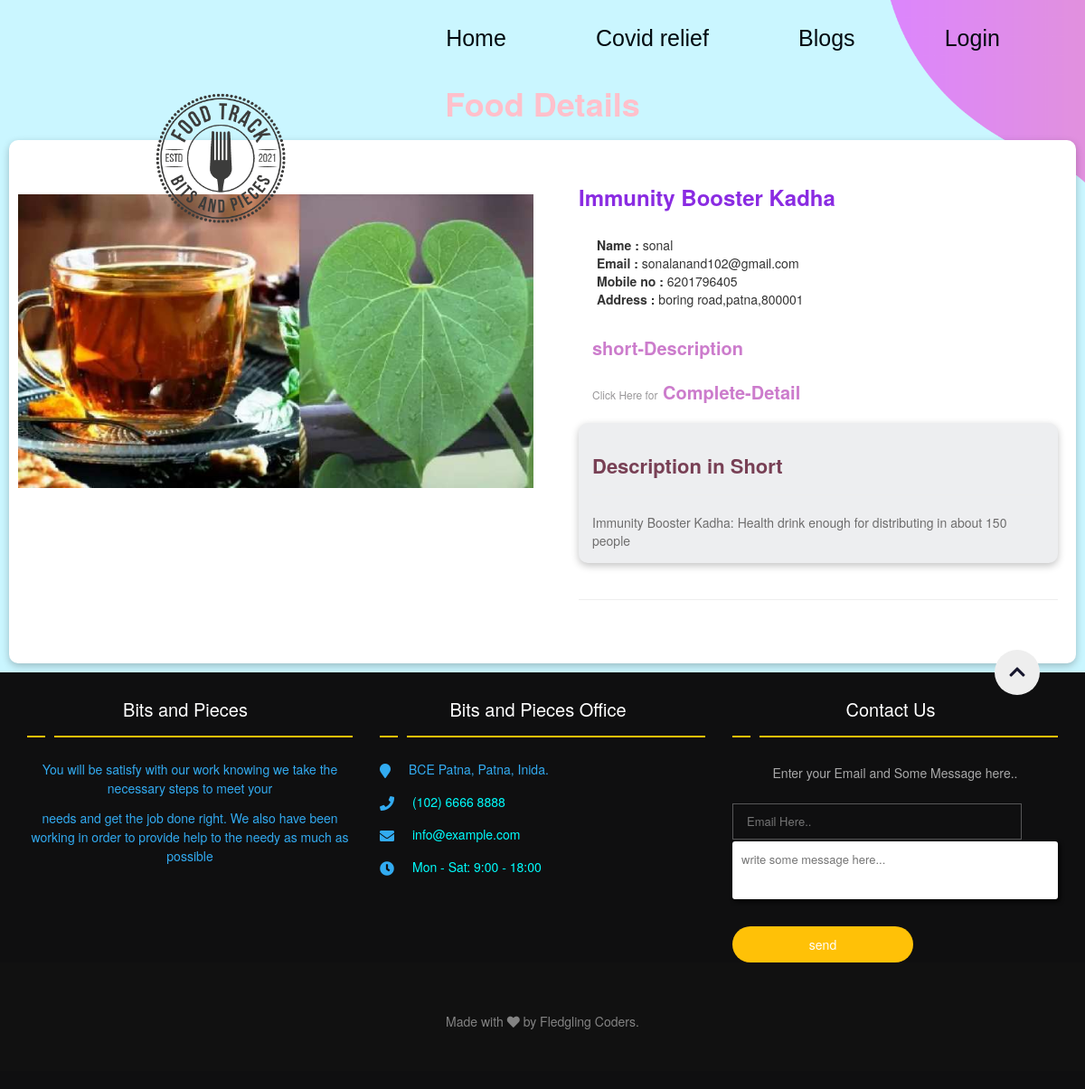
The page /food_details.php?id=7 on the database as committed earlier.
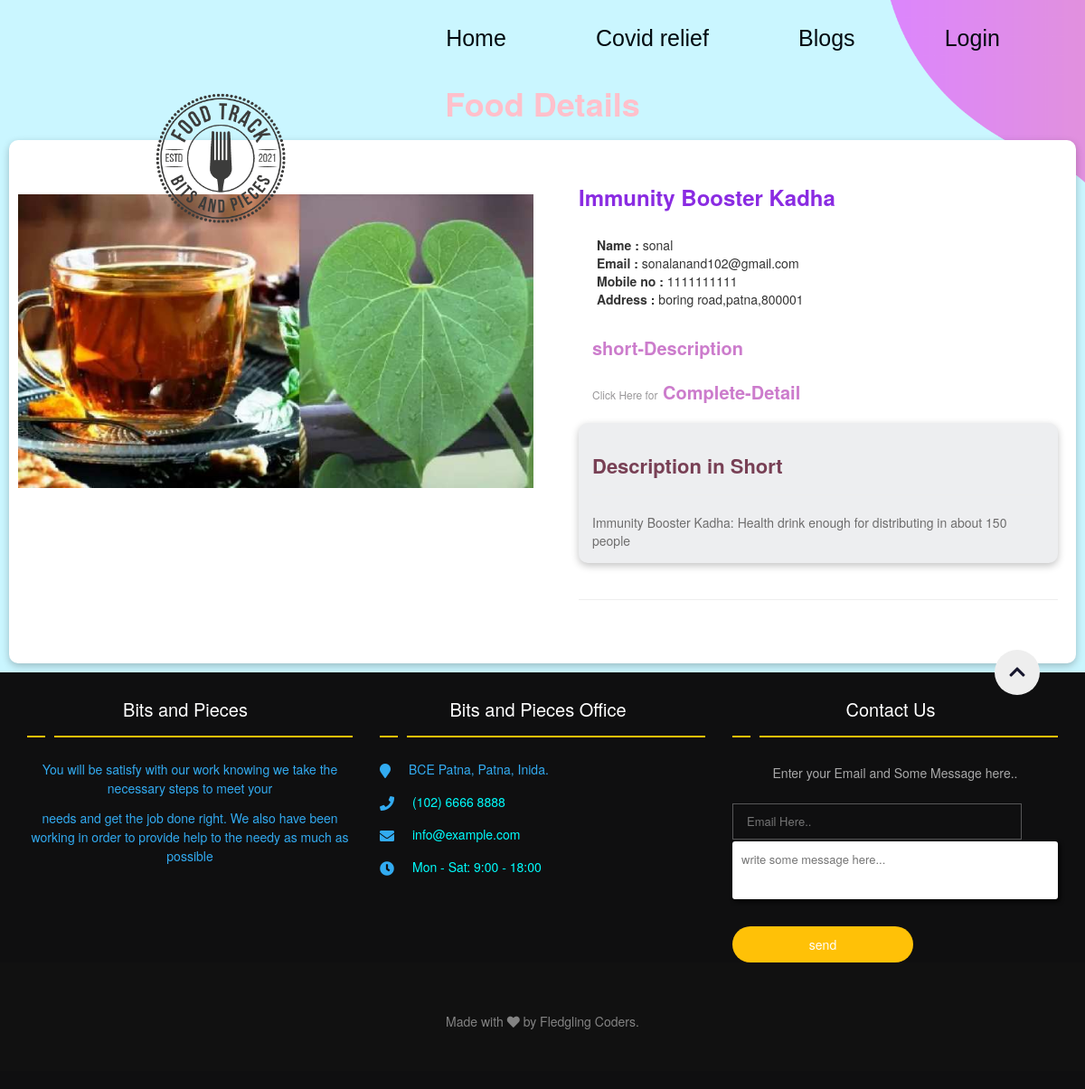
The same page on the database as committed later.
### tables this page shows
CREATE TABLE `registeredusers` (
  `id` int(11) NOT NULL,
  `name` varchar(255) NOT NULL,
  `emailId` varchar(255) NOT NULL,
  `phone` bigint(20) NOT NULL,
  `pswd` varchar(255) NOT NULL,
  `status` int(11) NOT NULL DEFAULT 1,
  `createdAt` timestamp NOT NULL DEFAULT current_timestamp()
);

### food_details.php (the view, shortened to what the changed rows need)
<?php
include('assets/SecondHeader.php');
?>
<div class="breadcrumb-section section bg-black pt-75 pb-75 pt-sm-55 pb-sm-55 pt-xs-45 pb-xs-45">
    <div class="container">
        <div class="row align-items-center">
            <div class="col-md-12">
                <div class="breadcrumb-title">
                    <h2 style=" font-size: 36px; font-weight: 700;color: pink;text-align: left;">Food Details</h2>
                </div>
            </div>
        </div>
    </div>
</div>
<div class="product-section section pt-100 pt-lg-80 pt-md-70 pt-sm-60 pt-xs-50  pb-50 pb-lg-30 pb-md-20 pb-sm-10 pb-xs-0"
    style="padding:10px;background-color:white;margin:10px;border-radius:10px;box-shadow: rgba(0, 0, 0, 0.24) 0px 3px 8px;">
    <div class="container">
        <div class="row">
            <div class="col-lg-12">
                <div class="row">
                    <?php
                    $sql = "SELECT * FROM `posts` WHERE id='" . $_GET['id'] . "'";
                    $query = mysqli_query($conn, $sql);
                    $row = mysqli_fetch_assoc($query);
                    $user_id = $row['user_id'];
                    $userSql = "SELECT * FROM `registeredusers` WHERE id='$user_id'";
                    $userQ = mysqli_query($conn, $userSql);
                    $detail = mysqli_fetch_assoc($userQ);
                    $userAddSql = "SELECT * FROM `userdetails` WHERE userId='$user_id'";
                    $userAddQ = mysqli_query($conn, $userAddSql);
                    $addDetail = mysqli_fetch_assoc($userAddQ);
                    ?>
                    <div class="product-details col-12 mb-50 mb-sm-40 mb-xs-30">
                        <div class="product-inner row">
                            <div class="col-md-6 col-12 ">
                                <div class="content details" style="padding: 20px;">
                                    <div class="product-meta" style="padding: 20px;">
                                        <span class="posted-in"><b>Name :</b> <?php echo $detail['name']; ?></span><br>
                                        <span class="tagged-as"><b>Email :</b>
                                            <?php echo $detail['emailId']; ?></span><br>
                                        <span class="tagged-as"><b>Mobile no :</b>
                                            <?php echo $detail['phone']; ?></span><br>
                                        <span class="tagged-as"><b>Address :</b>
                                        </span><?php echo $addDetail['address'] . "," . $addDetail['pincode']; ?></span>
                                    </div>
                                </div>
                            </div>
                        </div>
                    </div>
                </div>
            </div>
        </div>
    </div>
</div>
<?php
include("assets/footer.php");
?>

Rows that differ between the two databases and show on the page:
changed registeredusers "sonal": phone "6201796405" → "1111111111"
